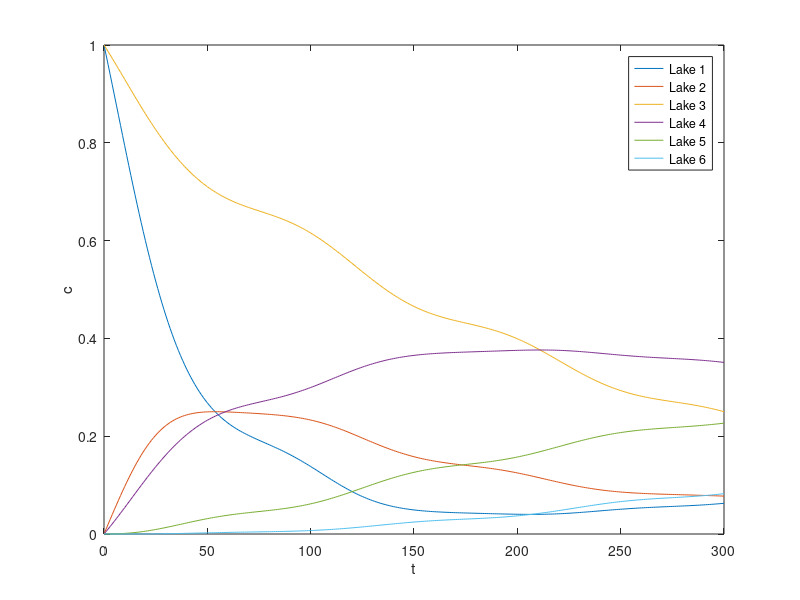

Write the MATLAB code that produced this figure. (Note: this script raises an error after producing the figure.)
% initial concentrations of chemicals in each lake
c0 = [1;0;1;0;0;0];
amplitude=1;

n = length(c0); %the number of lakes

% The volumes of lakes in km^3
V = [1,2,3,4,5,6];
r = diag(ones(1,n-1),-1);
r(1,n) = 1;
r = 1e-2 * r;

R = sum(r);

% Build the ODE matrix  
% (note: there are more efficient ways to do this, but this one is simple & readable)
A = r;
for i=1:n
    A(i,i) = - R(i);
    A(i,:) = A(i,:) / V(i);
end

t_star = 300;  %after how many days will we check the concentrations?


% specify some accuracy requirements for the ode solvers
odeopt = odeset('AbsTol', 1e-6, 'RelTol', 1e-12);

[t,cc]=ode45(@(t,c) (2+amplitude*sin(2*pi*t/100)) * A*c, [0:t_star], c0, odeopt);
plot(t,cc);
legend('Lake 1', 'Lake 2', 'Lake 3', 'Lake 4', 'Lake 5', 'Lake 6');
xlabel('t');
ylabel('c');

%let's experimentally test the linear superposition principle when 
%coefficients are time-dependent
cc_alternative=zeros(size(cc));
wvector = zeros(n,n);
for i=1:n
    %prepare the special initial conditions
    e = zeros(n,1);
    e(i) = 1;
    %find the corresponding solution
    [t,w]=ode45(@(t,c) (2+amplitude*sin(2*pi*t/100)) * A*c,[0:t_star], e, odeopt);
    % note that this w is what we called w^i in the lecture
    wvector(i,:) = w(end, :);
    cc_alternative = cc_alternative + c0(i)*w;
end
difference = norm(cc_alternative-cc);

f = [V]; 
Constraint = [-wvector(:,6)'; wvector(:,6)'; wvector(:,1)'; -wvector(:,1)'; wvector(:,2)'; -wvector(:,2)';...
    wvector(:,3)'; -wvector(:,3)'; wvector(:,4)'; -wvector(:,4)'; wvector(:,5)'; -wvector(:,5)'];
bounds = [-.4; .4; .4; -.3; .4; -.3; .4; -.3; .4; -.3; .4; -.3];
LB = [0 0 0 0 0 0];
[X, FVAL] = linprog(f,Constraint,bounds,[],[],LB)

%small difference ==> superposition works

